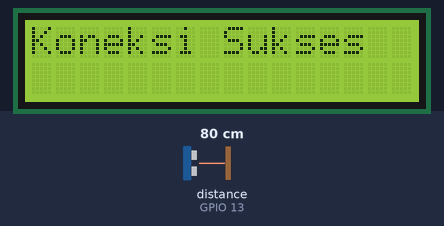
Simulated run of this sketch. Board: ESP32. Shown: 16×2 character LCD. Wiring (inferred from the names in the program): ultrasonic range finder: trigger GPIO 12; echo GPIO 13. The test bench sets the inputs (shaded band); at power-on: distance to the obstacle (sensor on GPIO 13) 80 cm. The echo pulse lasts 58.3 µs per cm; WiFi joins after 1.5 s; servers stay silent unless stated.

Above: at 2.0 s.
At 5.1 s:
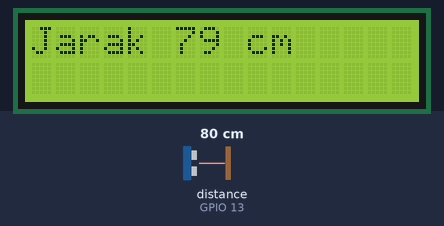
5.2 s: distance to the obstacle (sensor on GPIO 13) set to 2 cm
At 7.0 s:
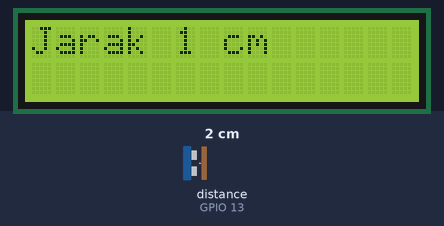
7.5 s: distance to the obstacle (sensor on GPIO 13) set to 4 cm
At 9.1 s:
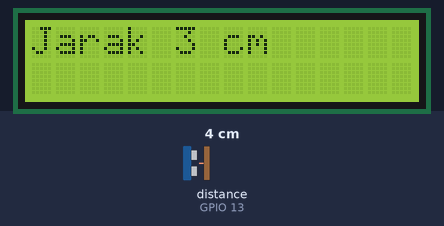
9.5 s: distance to the obstacle (sensor on GPIO 13) set to 9 cm
At 11.2 s:
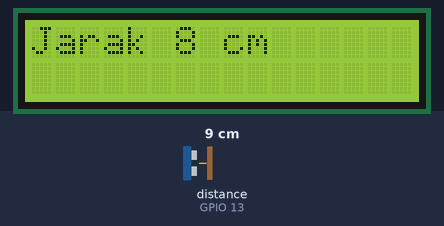
Timing chart, 0 to 12.7 s (numbered marks = the images above; inputs shaded):
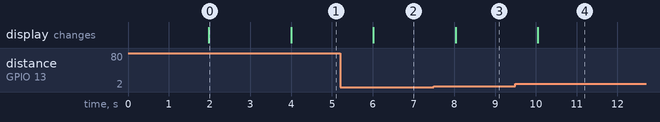

Measured:
- after the input at 5.2 s, the display: changes after 0.82 s (image 2)
- after the input at 7.5 s, the display: changes after 0.53 s (image 3)
- after the input at 9.5 s, the display: changes after 0.55 s (image 4)
- what the display in image 0 shows lasts 2.0 s, from 2.0 s to 4.0 s

The sketch:

Pertemuan8_sensorUltrasonik.ino
```cpp
// sensor ultrasonik
#define BLYNK_TEMPLATE_ID "TMPL6uP6DQZVi"
#define BLYNK_TEMPLATE_NAME "Smart Home"
#define BLYNK_AUTH_TOKEN "2noyz6dN_ln9whwMPgvoISd0nG3p3StZ"

#include <LiquidCrystal_I2C.h>
#include <BlynkSimpleEsp32.h>
const int trigP = 12;
const int echoP = 13;

char auth[] = BLYNK_AUTH_TOKEN;
char ssid[] = "Abcde";
char pass[] = "qwertyuiopoo";

LiquidCrystal_I2C lcd(0x27, 16, 2);

long duration;
int distance;

boolean st;
void cek_koneksi(){
  st=Blynk.connected();
  if(st==true){
    lcd.clear();
    lcd.print("Koneksi Sukses");
  }
  else{
    lcd.clear();
    lcd.print("Koneksi Gagal");
  }
}
//
//=============================
void read_ultrasonic(){
  digitalWrite(trigP, LOW);
  delayMicroseconds(2);
  digitalWrite(trigP, HIGH);
  delayMicroseconds(10);
  digitalWrite(trigP, LOW);
  duration = pulseIn(echoP, HIGH); //pulseIn untuk menghitung jarak tempuh suara
  //v = 340m/s --.0.34 cm/us
  distance= duration*0.034/2;


  lcd.setCursor(6,0);
  lcd.print(distance);
  lcd.print(" cm  ");
  // v4 dapat dari data stream blynk
    Blynk.virtualWrite(V4, distance);
}

//============
void setup()
{
  pinMode(trigP, OUTPUT);
  pinMode(echoP, INPUT);
  lcd.begin(16,2); //set LCD ukuran 16x2
  lcd.init();  //inisialisasi LCD
  lcd.backlight(); //backlight LCD
  lcd.setCursor(0, 0); //set kursor di awal baris 1
  lcd.print("   Ultrasonic  ");//tulis ke LCD
  lcd.setCursor(0, 1); //set kursos di awal baris 2
  lcd.print("  Range Meter ");//tulis ke LCD
  Blynk.begin(auth, ssid, pass);
  cek_koneksi(); //panggil fungsi cek koneksi
  delay(2000); //tunggu 2s
  lcd.clear(); //hapus tampilan LCD
  lcd.print("Jarak = ");//tulis ke LCD

}
//=============================
void loop()
{
  read_ultrasonic();
  delay(1000);
  Blynk.run();
}
```
